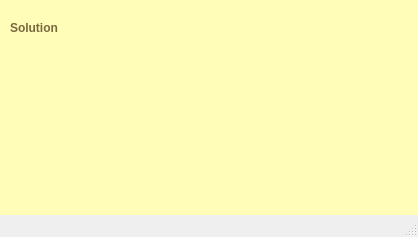
<?xml version="1.0" encoding="UTF-8"?>
<ui version="4.0">
 <class>resultsWindow</class>
 <widget class="QMainWindow" name="resultsWindow">
  <property name="geometry">
   <rect>
    <x>0</x>
    <y>0</y>
    <width>418</width>
    <height>237</height>
   </rect>
  </property>
  <property name="windowTitle">
   <string>Solution</string>
  </property>
  <widget class="QWidget" name="centralwidget">
   <widget class="QListView" name="listView_4">
    <property name="geometry">
     <rect>
      <x>-10</x>
      <y>-10</y>
      <width>1000</width>
      <height>2500</height>
     </rect>
    </property>
    <property name="toolTip">
     <string>&lt;html&gt;&lt;head/&gt;&lt;body&gt;&lt;p&gt;Equations Solver Program&lt;/p&gt;&lt;p&gt;&lt;br/&gt;&lt;/p&gt;&lt;/body&gt;&lt;/html&gt;</string>
    </property>
    <property name="styleSheet">
     <string notr="true">background-color:rgb(255, 253, 184)</string>
    </property>
   </widget>
   <widget class="QLabel" name="solutionLable">
    <property name="geometry">
     <rect>
      <x>10</x>
      <y>20</y>
      <width>141</width>
      <height>16</height>
     </rect>
    </property>
    <property name="styleSheet">
     <string notr="true">color: rgb(121, 104, 62);
font: 14pt &quot;Century Gothic&quot;;
font-weight: bold</string>
    </property>
    <property name="text">
     <string>Solution</string>
    </property>
   </widget>
   <widget class="QWidget" name="horizontalLayoutWidget">
    <property name="geometry">
     <rect>
      <x>0</x>
      <y>50</y>
      <width>411</width>
      <height>161</height>
     </rect>
    </property>
    <layout class="QHBoxLayout" name="horizontalLayout"/>
   </widget>
  </widget>
  <widget class="QStatusBar" name="statusbar"/>
 </widget>
 <resources/>
 <connections/>
</ui>
